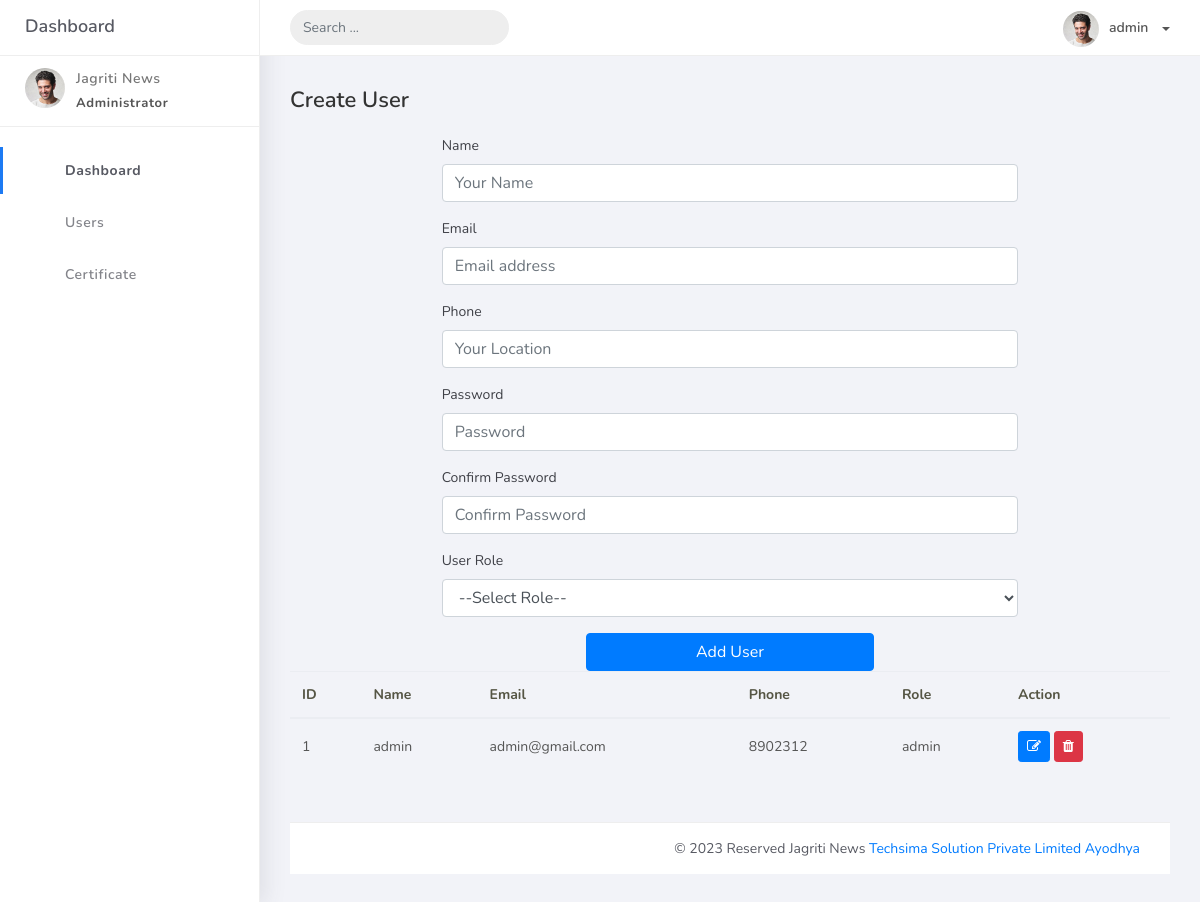
Before: /admin/users.php (signed in) with the older database file.
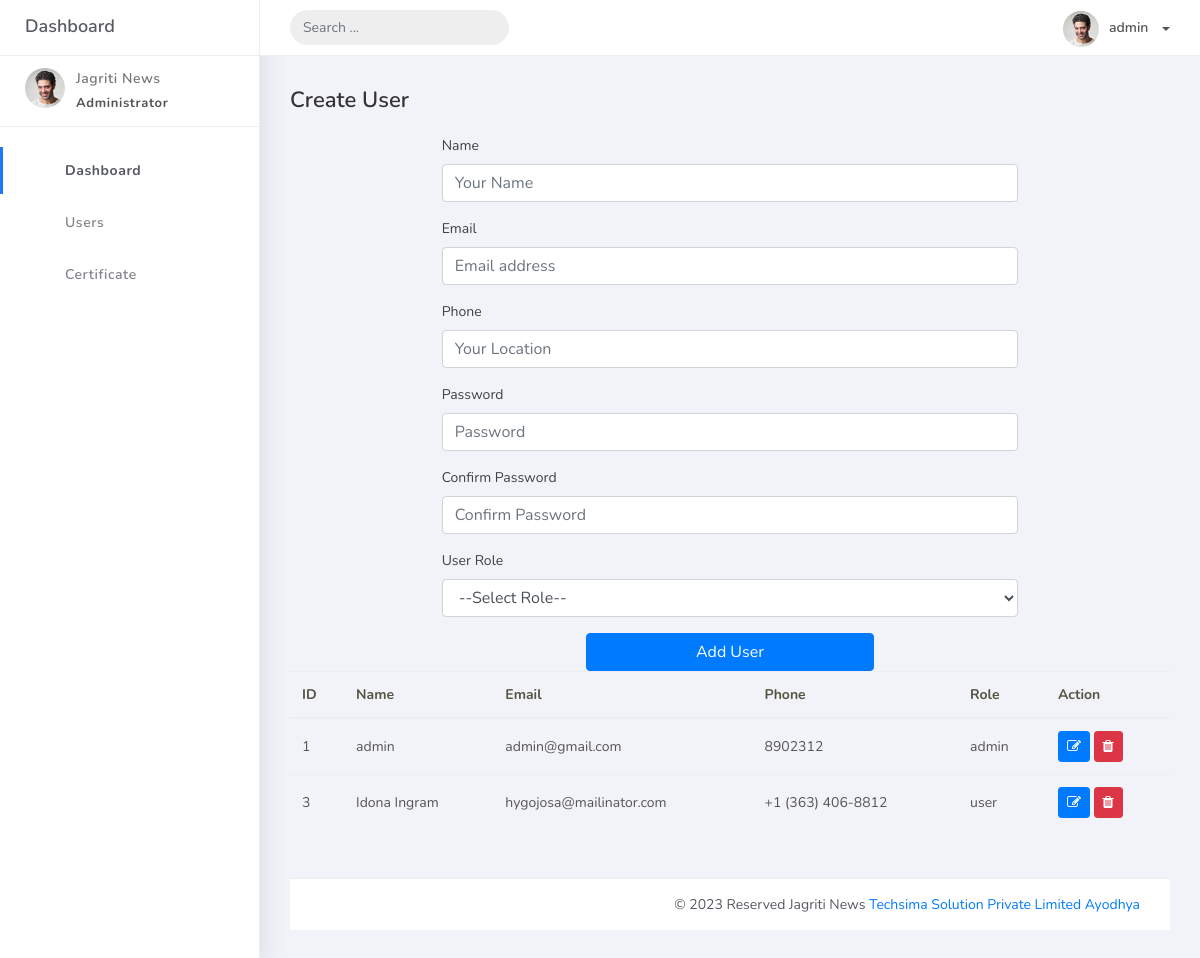
After: the same page with the newer database file.
### tables this page shows
CREATE TABLE `users` (
  `id` int(20) NOT NULL,
  `name` varchar(100) NOT NULL,
  `email` varchar(100) NOT NULL,
  `phone` varchar(100) NOT NULL,
  `password` varchar(100) NOT NULL,
  `role` varchar(50) NOT NULL,
  `created_at` timestamp NOT NULL DEFAULT current_timestamp() ON UPDATE current_timestamp()
);

### admin/users.php (the view, shortened to what this page needs)
<?php
include 'layout/header.php';
$name = $email = $phone = $password = $confirm_password =$role= "";
$editing = false;
$users = mysqli_query($conn, "SELECT * FROM users");
?>
<div class="main-panel">
    <div class="content">
        <div class="container-fluid">
            <h4 class="page-title"><?php echo $editing ? 'Update' : 'Create'; ?> User</h4>
            <div class="row">
                <div class="col-lg-12">
                    <div class="row">
                        <div class="col-lg-2"></div>
                        <div class="col-lg-8 text-start">
                            <form class="auth-form login-form" action="" method="post">
                                <div class="email mb-3">
                                    <label class="" for="name">Name</label>
                                    <input id="name" name="name" type="text" class="form-control" placeholder="Your Name" value="<?php echo htmlspecialchars($name); ?>">
                                </div>
                                <div class="email mb-3">
                                    <label class="" for="email">Email</label>
                                    <input id="email" name="email" type="email" class="form-control" placeholder="Email address" value="<?php echo htmlspecialchars($email); ?>">
                                </div>
                                <div class="email mb-3">
                                    <label class="" for="location">Phone</label>
                                    <input id="phone" name="phone" type="text" class="form-control" placeholder="Your Location" value="<?php echo htmlspecialchars($phone); ?>">
                                </div>
                                <div class="password mb-3">
                                    <label class="" for="pwd">Password</label>
                                    <input id="pwd" name="pwd" type="password" class="form-control" placeholder="Password <?=  $editing ? '(leave blank if not changing)':'';?>">
                                </div>
                                <div class="password mb-3">
                                    <label class="" for="c_pwd">Confirm Password</label>
                                    <input id="c_pwd" name="c_pwd" type="password" class="form-control" placeholder="Confirm Password <?=  $editing ? '(leave blank if not changing)':''?>">
                                </div>
                                <div class="password mb-3">
                                    <label class="" for="c_pwd">User Role</label>
                                    <select name="role" id="role" class="form-control">
                                        <option value="">--Select Role--</option>
                                    </select>
                                </div>
                                <div class="text-center">
                                    <button type="submit" name="<?php echo $editing ? 'update_user' : 'signup'; ?>" class="btn btn-primary w-50 theme-btn mx-auto"><?php echo $editing ? 'Update User' : 'Add User'; ?></button>
                                </div>
                            </form>
                        </div>
                        <div class="col-lg-2"></div>
                    </div>
                </div>
                <div class="col-lg-12 tab-content" id="orders-table-tab-content">
                    <div class="tab-pane fade show active" id="orders-all" role="tabpanel" aria-labelledby="orders-all-tab">
                        <div class="app-card app-card-orders-table shadow-sm mb-5">
                            <div class="app-card-body">
                                <div class="table-responsive">
                                    <table class="table app-table-hover mb-0 text-left">
                                        <thead>
                                            <tr>
                                                <th>ID</th>
                                                <th>Name</th>
                                                <th>Email</th>
                                                <th>Phone</th>
                                                <th>Role</th>
                                                <th>Action</th>
                                            </tr>
                                        </thead>
                                        <tbody>
                                            <?php while ($row = mysqli_fetch_assoc($users)) { ?>
                                                <tr>
                                                    <td class="cell"><?php echo $row['id']; ?></td>
                                                    <td class="cell"><?php echo $row['name']; ?></td>
                                                    <td class="cell"><?php echo $row['email']; ?></td>
                                                    <td class="cell"><?php echo $row['phone']; ?></td>
                                                    <td class="cell"><?php echo $row['role']; ?></td>
                                                    <td class="cell">
                                                        <a href="?edit=<?php echo $row['id']; ?>" class="btn btn-primary btn-sm">
                                                            <i class="fa fa-edit"></i>
                                                        </a>
                                                        <form method="POST" action="" style="display:inline-block;">
                                                            <button type="submit" name="delete_user" class="btn btn-danger btn-sm" onclick="return confirm('Are you sure you want to delete this user?');">
                                                                <i class="fa fa-trash"></i>
                                                            </button>
                                                        </form>
                                                    </td>
                                                </tr>
                                            <?php } ?>
                                        </tbody>
                                    </table>
                                </div>
                            </div>
                        </div>
                    </div>
                </div>
            </div>
<footer class="footer">
    <div class="container-fluid">
		<div class="copyright ml-auto">
        © 2023 Reserved Jagriti News <a
                href="https://jagritinews.com/">Techsima Solution Private Limited Ayodhya </a>
        </div>
    </div>
</footer>
</div>
</div>
</div>
<?php
include('layout/footer.php');
?>

### admin/layout/header.php (shortened to what this page needs)
<!DOCTYPE html>
<html>
<head>
    <link rel="stylesheet" href="https://cdnjs.cloudflare.com/ajax/libs/font-awesome/4.7.0/css/font-awesome.min.css">
    <link rel="stylesheet" href="assets/css/bootstrap.min.css">
    <link rel="stylesheet" href="assets/css/style.css">
</head>
<body>
    <div class="wrapper">
        <div class="main-header">
            <div class="logo-header">
                <a href="index.html" class="logo">
                    Dashboard
                </a>
            </div>
            <nav class="navbar navbar-header navbar-expand-lg">
                <div class="container-fluid">
                    <form class="navbar-left navbar-form nav-search mr-md-3" action="">
                        <div class="input-group">
                            <input type="text" placeholder="Search ..." class="form-control">
                            <div class="input-group-append">
                                <span class="input-group-text">
                                </span>
                            </div>
                        </div>
                    </form>
                    <ul class="navbar-nav topbar-nav ml-md-auto align-items-center">
                        <li class="nav-item dropdown">
                            <a class="dropdown-toggle profile-pic" data-toggle="dropdown" href="#"
                                aria-expanded="false"> <img src="assets/img/profile.jpg" alt="user-img" width="36"
                                    class="img-circle"><span><?= $_SESSION['name']?></span></span> </a>
                        </li>
                    </ul>
                </div>
            </nav>
        </div>
        <div class="sidebar">
            <div class="scrollbar-inner sidebar-wrapper">
                <div class="user">
                    <div class="photo">
                        <img src="assets/img/profile.jpg">
                    </div>
                    <div class="info">
                        <a class="" data-toggle="collapse" href="#collapseExample" aria-expanded="true">
                            <span>
                                Jagriti News
                                <span class="user-level">Administrator</span>
                            </span>
                        </a>
                    </div>
                </div>
                <ul class="nav">
                    <li class="nav-item active">
                        <a href="index.php">
                            <p>Dashboard</p>
                        </a>
                    </li>
                    <li class="nav-item">
                        <a href="users.php">
                            <p>Users</p>
                        </a>
                    </li>
                    <li class="nav-item">
                        <a href="certificate.php">
                            <p>Certificate </p>
                        </a>
                    </li>
                </ul>
            </div>
        </div>

### admin/layout/footer.php (shortened to what this page needs)
</body>
</html>

Changed rows visible on the page:
added users: id "3", name "Idona Ingram", email "hygojosa@mailinator.com", phone "+1 (363) 406-8812", role "user"
